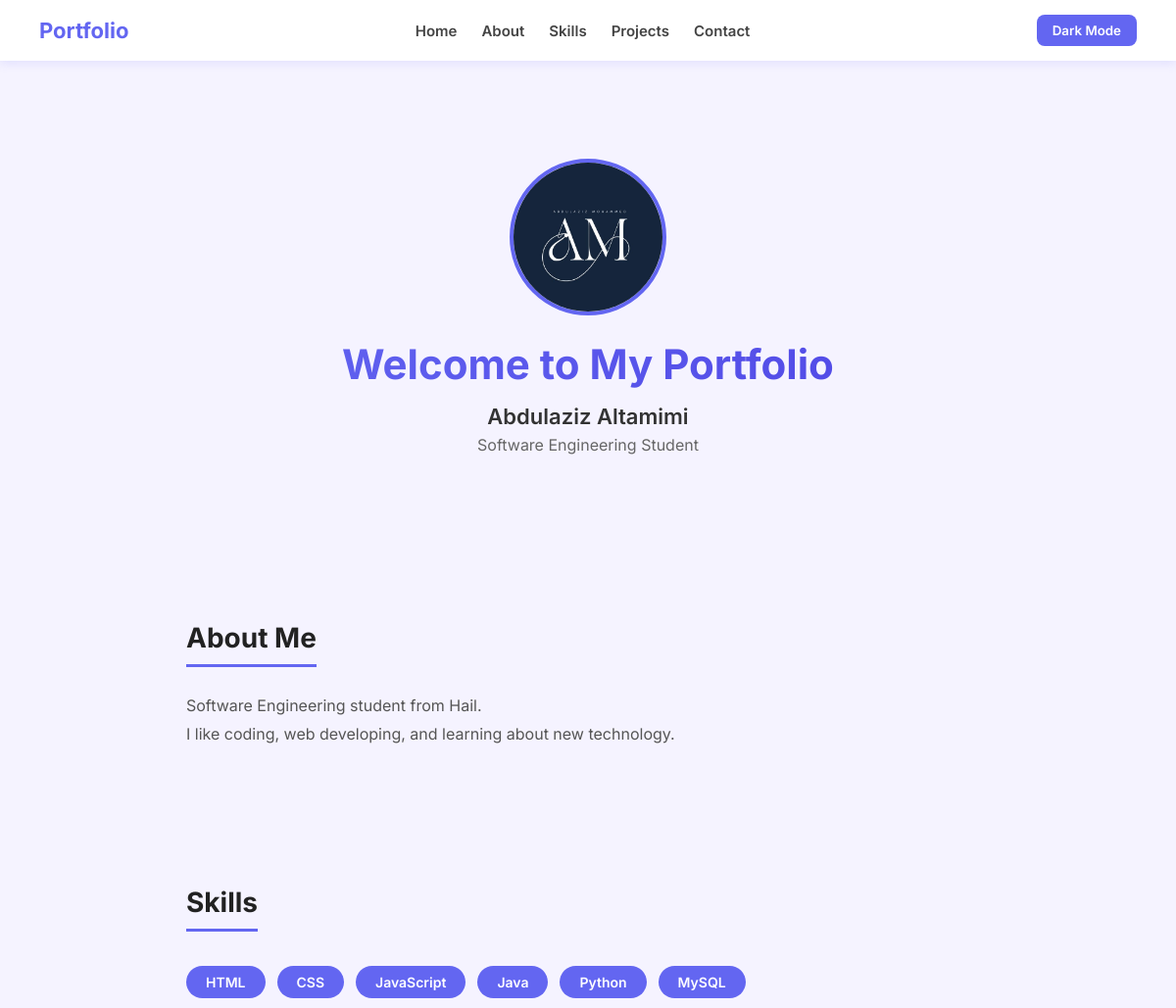
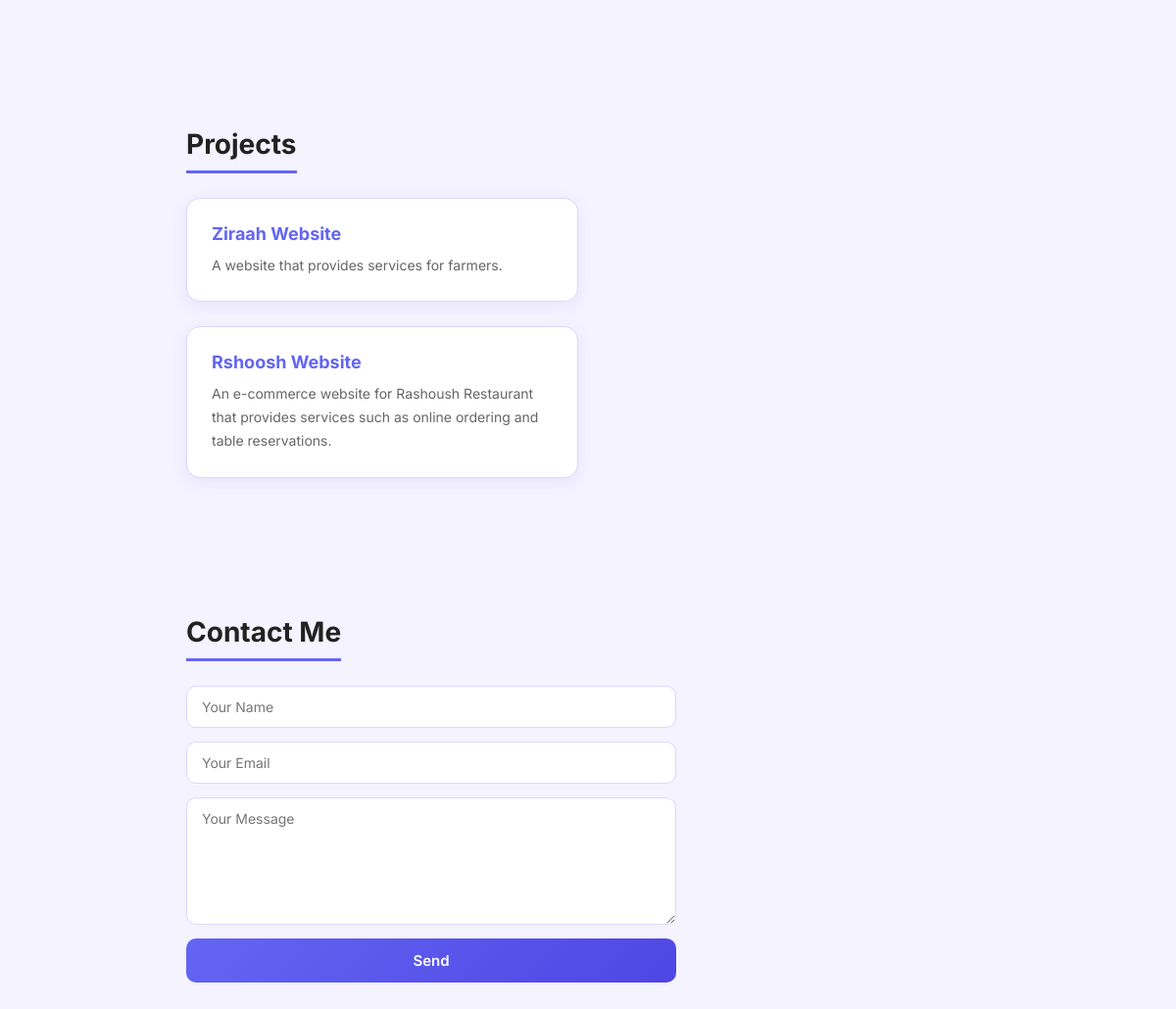
The page / on the database its author committed (2 pictures, top to bottom).
### tables this page shows
CREATE TABLE about (
    id INT AUTO_INCREMENT PRIMARY KEY,
    name VARCHAR(100),
    title VARCHAR(100),
    bio TEXT,
    photo VARCHAR(100) DEFAULT 'default.svg'
);

CREATE TABLE skills (
    id INT AUTO_INCREMENT PRIMARY KEY,
    skill_name VARCHAR(100)
);

CREATE TABLE projects (
    id INT AUTO_INCREMENT PRIMARY KEY,
    project_name VARCHAR(100),
    description TEXT
);

### index.php (the view, shortened to what this page needs)
<?php
include 'db.php';
function e($text) {
    return htmlspecialchars((string)$text, ENT_QUOTES, 'UTF-8');
}
$about    = mysqli_fetch_assoc(mysqli_query($conn, "SELECT * FROM about LIMIT 1"));
$skills   = mysqli_query($conn, "SELECT * FROM skills");
$projects = mysqli_query($conn, "SELECT * FROM projects");
$photo = basename($about['photo'] ?? '');
?>
<!DOCTYPE html>
<html lang="en">
<head>
    <link rel="stylesheet" href="styles.css">
</head>
<body>
<nav>
    <div class="logo">Portfolio</div>
    <ul id="menu">
        <li><a href="#home">Home</a></li>
        <li><a href="#about">About</a></li>
        <li><a href="#skills">Skills</a></li>
        <li><a href="#projects">Projects</a></li>
        <li><a href="#contact">Contact</a></li>
    </ul>
    <button id="toggleBtn" onclick="toggleMode()">Dark Mode</button>
</nav>
<section id="home">
    <img src="images/<?php echo e($photo); ?>" alt="Profile photo" class="profile-img">
    <h1>Welcome to My Portfolio</h1>
    <p class="name"><?php echo e($about['name']); ?></p>
    <p class="job"><?php echo e($about['title']); ?></p>
</section>
<section id="about">
    <h2>About Me</h2>
    <p><?php echo nl2br(e($about['bio'])); ?></p>
</section>
<section id="skills">
    <h2>Skills</h2>
    <ul>
        <?php while ($row = mysqli_fetch_assoc($skills)) { ?>
            <li class="skill-tag"><?php echo e($row['skill_name']); ?></li>
        <?php } ?>
    </ul>
</section>
<section id="projects">
    <h2>Projects</h2>
    <div class="projects-grid">
        <?php while ($row = mysqli_fetch_assoc($projects)) { ?>
            <div class="project-card">
                <h3><?php echo e($row['project_name']); ?></h3>
                <p><?php echo e($row['description']); ?></p>
            </div>
        <?php } ?>
    </div>
</section>
<section id="contact">
    <h2>Contact Me</h2>
    <form method="POST">
        <input type="text" name="name" placeholder="Your Name" required>
        <input type="email" name="email" placeholder="Your Email" required>
        <textarea name="message" placeholder="Your Message" required></textarea>
        <button type="submit">Send</button>
    </form>
</section>
</body>
</html>

### styles.css (style rules this page uses)
* { margin: 0; padding: 0; box-sizing: border-box; font-family: 'Inter', sans-serif; }
body { background-color: #f5f3ff; color: #222; transition: background 0.3s, color 0.3s; }
nav { display: flex; justify-content: space-between; align-items: center; background-color: #ffffff; padding: 15px 40px; position: sticky; top: 0; z-index: 100; box-shadow: 0 2px 10px rgba(99, 102, 241, 0.15); }
nav .logo { font-size: 22px; font-weight: 700; color: #6366f1; }
nav ul { list-style: none; display: flex; gap: 25px; }
nav ul a { color: #444; text-decoration: none; font-weight: 600; font-size: 15px; transition: color 0.2s; }
nav button { background: #6366f1; color: white; border: none; padding: 8px 16px; cursor: pointer; border-radius: 8px; font-weight: 600; transition: background 0.2s; }
section { padding: 70px 40px; max-width: 900px; margin: 0 auto; }
#home { text-align: center; padding-top: 100px; padding-bottom: 100px; }
#home h1 { font-size: 42px; font-weight: 700; background: linear-gradient(135deg, #6366f1, #4f46e5); -webkit-background-clip: text; background-clip: text; -webkit-text-fill-color: transparent; margin-bottom: 15px; }
#home p { font-size: 18px; color: #666; }
h2 { font-size: 28px; font-weight: 700; margin-bottom: 25px; padding-bottom: 10px; border-bottom: 3px solid #6366f1; display: inline-block; }
#about p { font-size: 16px; line-height: 1.8; color: #555; max-width: 700px; }
#skills ul { list-style: none; display: flex; flex-wrap: wrap; gap: 12px; margin-top: 10px; }
.skill-tag { background: #6366f1; color: white; padding: 8px 20px; border-radius: 25px; font-size: 14px; font-weight: 600; }
.projects-grid { display: flex; flex-wrap: wrap; gap: 25px; }
.project-card { background: white; border: 1px solid #ddd6fe; border-radius: 14px; padding: 25px; width: 400px; box-shadow: 0 4px 15px rgba(99, 102, 241, 0.1); transition: transform 0.2s, box-shadow 0.2s; }
.project-card h3 { font-size: 18px; margin-bottom: 10px; color: #6366f1; }
.project-card p { color: #666; font-size: 14px; line-height: 1.7; }
form { display: flex; flex-direction: column; gap: 14px; max-width: 500px; }
input, textarea { padding: 12px 15px; border: 1px solid #ddd6fe; border-radius: 10px; font-size: 14px; outline: none; transition: border 0.2s; }
textarea { height: 130px; resize: vertical; }
form button { background: linear-gradient(135deg, #6366f1, #4f46e5); color: white; border: none; padding: 13px; cursor: pointer; border-radius: 10px; font-size: 15px; font-weight: 600; transition: opacity 0.2s; }
.profile-img { width: 160px; height: 160px; border-radius: 50%; object-fit: cover; border: 4px solid #6366f1; margin-bottom: 20px; }
#home .name { font-size: 22px; font-weight: 600; color: #333; }
#home .job { font-size: 16px; margin-top: 6px; }

### rows shown on the page
about: photo (picture), name "Abdulaziz Altamimi", title "Software Engineering Student", bio "Software Engineering student from Hail. I like coding, web developing, and learning about new technology."
skills: skill_name "HTML"
skills: skill_name "CSS"
skills: skill_name "JavaScript"
skills: skill_name "Java"
skills: skill_name "Python"
skills: skill_name "MySQL"
projects: project_name "Ziraah Website", description "A website that provides services for farmers."
projects: project_name "Rshoosh Website", description "An e-commerce website for Rashoush Restaurant that provides services such as online ordering and table reservations."
